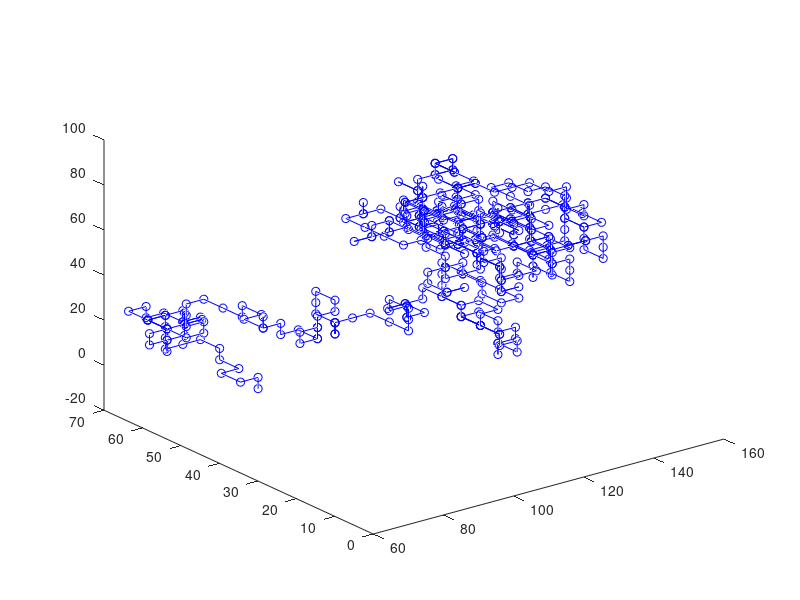

Write the MATLAB code that produced this figure.
% This is a program that will attempt to model a 3D random walk. The model
% will be modeled as being in an infinite space, and this space will be cut
% off at the plane z = 0. Once the particle contacts the plane, the program
% will terminate. Initially, the velocity of the particle will be constant
% and the particle will only move along the lattice. The user will be able
% to define such values as the particle's mass and the velocity of the
% particle. We can, without loss of generality assume that the particle
% begins in the positive z direction. All other coordinate systems can be
% recast to match this situation.
%
% Author: Garrett Higginbotham
% Email: ghiggie@uab.edu
% Date: April 13, 2016

% Clean the MATLAB Interface

clear all;
close all;

% User Inputs

velocity = input('How fast (m/s) should the particle be moving? ');
mass = input('How heavy (kg) should the particle be? ');

% Initialize Random Number Generator using Seed 'Shuffle'

rng('shuffle');

% Set the initial range of coordinates for the particle.

max_coordinate = 100;

% Set the initial coordinates for the particle.

x_0 = randi([0 max_coordinate]);
y_0 = randi([0 max_coordinate]);
z_0 = randi([0 max_coordinate]);

% Set up vectors that record the coordinates of the points.

u = zeros(1, 1); % This vector will record the x coordinates.
v = zeros(1, 1); % This vector will record the y coordinates.
w = zeros(1, 1); % This vector will record the z coordinates.

% Set the initial elements of u, v, and w.

u(1) = x_0;
v(1) = y_0;
w(1) = z_0;

% Display the initial coordinates.

disp([x_0 y_0 z_0]);

% Push the initial coordinates into generic variable names.

x = x_0;
y = y_0;
z = z_0;

% Set the list of possible directions.

dir_list = [1 2 3 4 5 6];

% Start a timer.

steps = 0;

% Begin updating the position of the particle.

while z > 0
    
    % Get a random number from dir_list.
    
    dir = randsample(dir_list, 1);
    
    if dir <= 4
        
        % This piece of code will change the x and y coordinates of the
        % particle.
        
        % Update the position of the particle.
        
        x = x + velocity * cos((pi / 2) * dir);
        y = y + velocity * sin((pi / 2) * dir);
        
        % Update u, v, and w.
        
        u = [u x];
        v = [v y];
        w = [w z];
        
        % Update the timer.
        
        steps = steps + 1;
        
        % Display the current value of the coordinates.

        disp([x y z]);
        
    else
        
        % This piece of code will change the z coodinates of the particle.
        
        % Update the position of the particle.
        
        z = z + velocity * cos(pi * (dir - 5));
        
        % Update u, v, and w.
        
        u = [u x];
        v = [v y];
        w = [w z];
        
        % Update the timer.
        
        steps = steps + 1;
        
        % Display the current value of the coordinates.

        disp([x y z]);
        
    end
    
end

% Displays the initial position and number of steps for reference.

disp([x_0 y_0 z_0]);
disp(steps);

% Plots the position of the particle over time.

figure
plot3(u, v, w, 'bo-')